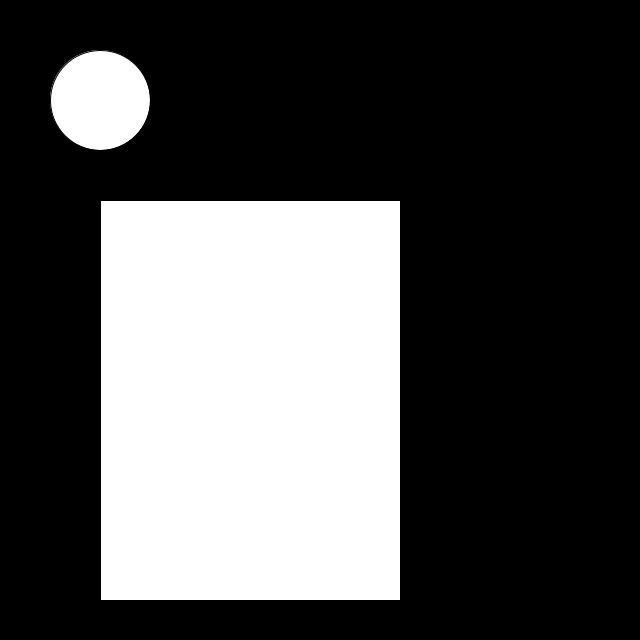
Frame 1 (no input)
Frame 60 (the mouse pressed at the canvas centre just before this capture): identical to frame 1, image omitted
Frame 120 (the mouse held since frame 60 and released just before this capture): identical to frame 1, image omitted

The Processing sketch that drew this single still picture (run headless with seeded random() and noise(); from frame 60 on, the mouse is pressed at the canvas centre):

// Processing sketch: Class_Extends6
// ── Class_Extends6.pde
// 図形
class Figure
{
  void display()
  {
  }
}

// 長方形
class Rect extends Figure
{
  float x, y, w, h;

  Rect(float x, float y, float w, float h)
  {
    this.x = x;
    this.y = y;
    this.w = w;
    this.h = h;
  }

  @Override
    void display()
  {
    rect(x, y, w, h);
  }
}

// 楕円
class Ellipse extends Figure
{
  float x, y, w, h;

  Ellipse(float x, float y, float w, float h)
  {
    this.x = x;
    this.y = y;
    this.w = w;
    this.h = h;
  }

  @Override
    void display()
  {
    ellipse(x, y, w, h);
  }
}

// 図形のリスト
ArrayList<Figure> figures;

void setup()
{
  size(640, 640);

  figures = new ArrayList<Figure>();

  figures.add(new Rect(100, 200, 300, 400));
  figures.add(new Ellipse(100, 100, 100, 100));
}

void draw()
{
  background(0);

  // 描画
  for (Figure figure : figures)
  {
    figure.display();
  }
}

void keyPressed()
{
  if (key == '1')
  {
    // ランダムな長方形を追加
    figures.add(new Rect(random(width), random(height), random(width), random(height)));
  }

  if (key == '2')
  {
    // ランダムな楕円を追加
    figures.add(new Ellipse(random(width), random(height), random(width), random(height)));
  }

  if (key == '3')
  {
    // 長方形だけ上に移動させる
    for (Figure figure : figures)
    {
      if (figure instanceof Rect)
      {
        Rect rect = (Rect)figure;
        rect.y -= 5;
      }
    }
  }
}
